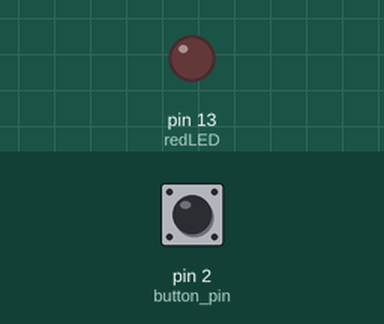
The sketch below on a simulated Arduino Uno, built with avr-gcc and run on an emulated ATmega328P. On the bench: output pins drawn as LEDs (lit = HIGH). Inputs (shaded band) come from the test bench; at power-on: pin 2 (button_pin) LOW. Random numbers use the default seed unless the sketch sets one.

Above: at 1.2 s.
1.3 s: pin 2 (button_pin) pulled HIGH for 0.15 s
At 2.4 s:
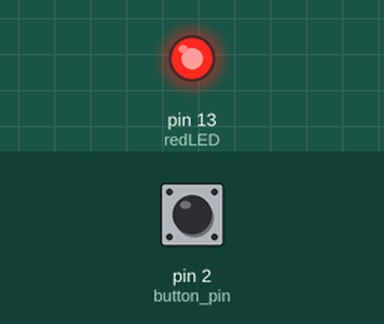
4.4 s: pin 2 (button_pin) pulled HIGH for 1 s
8.3 s: pin 2 (button_pin) pulled HIGH for 3.2 s
At 13.9 s:
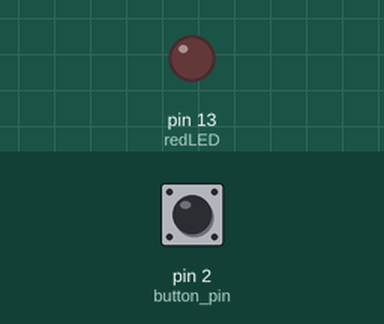
Timing chart, 0 to 15.4 s (numbered marks = the images above; inputs shaded):
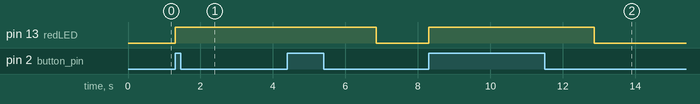

Measured:
- after the input at 1.3 s, pin 13 (redLED): LOW → HIGH at once
- after the input at 8.3 s, pin 13 (redLED): LOW → HIGH at once, → LOW 4.6 s later

The sketch:

03_05_Taster.ino
```cpp
  const int button_pin = 2;  //Taster an Pin 2 anschließen
  const int redLED = 13;     //Lampe an Pin 13 anschließen

  void setup() {
    pinMode(button_pin, INPUT);   //Setze Taster-Pin als Eingang
    pinMode(redLED, OUTPUT);      //Setze LED-Pin als Ausgang
  }

  void loop() {
    if(digitalRead(button_pin) == HIGH) {
      blinken();
    }
  }

  void blinken() {
    digitalWrite(redLED, HIGH);   //Schalte die Lampe ein
    delay(random(500,5000));      //Zufällige Zeit zwischen 0,5 und 5 Sekunden
    digitalWrite(redLED, LOW);    //Schalte die Lampe aus
  }
```
